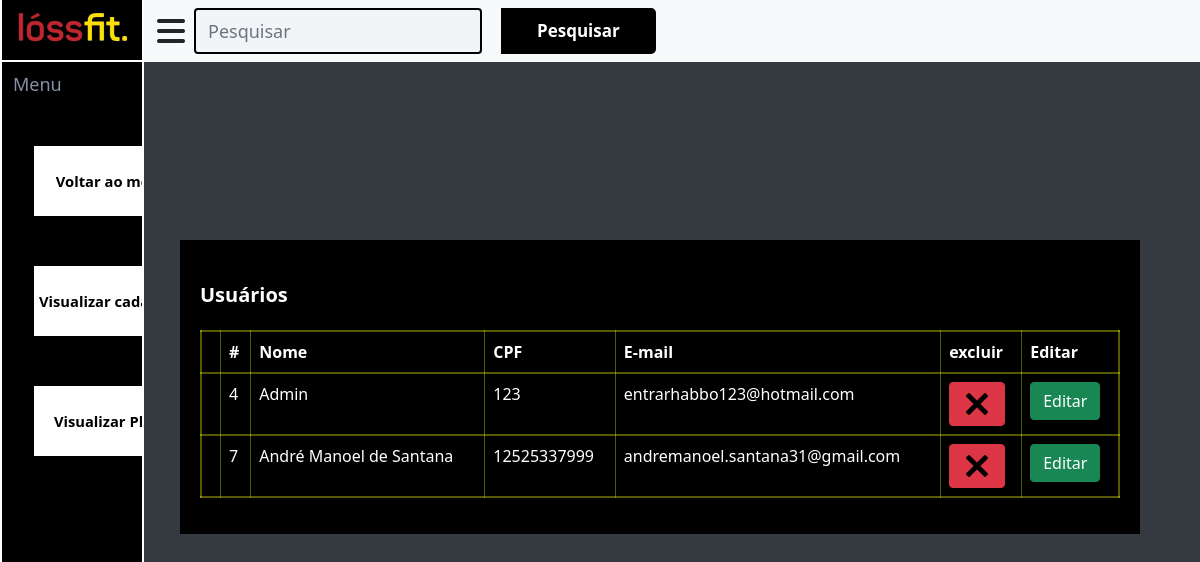
Screenshot of /pages/pg_plano_user.php (signed in) with the database file from the repository.
### tables this page shows
CREATE TABLE `tbl_cadastro` (
  `id_cadastro` int(11) NOT NULL,
  `usuario` varchar(45) DEFAULT NULL,
  `senha` varchar(45) DEFAULT NULL,
  `cpf` varchar(20) DEFAULT NULL,
  `nome` varchar(45) DEFAULT NULL,
  `email` varchar(45) DEFAULT NULL,
  `sexo` varchar(15) DEFAULT NULL,
  `nascimento` varchar(50) DEFAULT NULL,
  `telefone` varchar(45) DEFAULT NULL,
  `telefone_ad` varchar(45) DEFAULT NULL,
  `perm_acesso` varchar(45) DEFAULT NULL,
  `valores` int(11) DEFAULT NULL
);

### pages/pg_plano_user.php (the view, shortened to what this page needs)
<?php
include_once("../inc/connect.php");
?>
<!DOCTYPE html>
<html lang="en">
<head>
    <link href="../css/style_lateral.css" rel="stylesheet" type="text/css">
    <link rel="stylesheet" href="path/to/font-awesome/css/font-awesome.min.css">
    <link href="https://cdn.jsdelivr.net/npm/bootstrap@5.0.2/dist/css/bootstrap.min.css" rel="stylesheet"
>
</head>
<body style="display:flex;justify-content:center;background-color:#343a40!important;">
    <header>
        <div class="nav-top">
            <nav class="div-navv">
                <div class="imgss"></div>
            </nav>
            <nav class="div-nav2">
                <div class="btn">
                    <span onclick="menu_toogle()"><i class="fa-solid fa-bars fa-2xl"></i></span>
                </div>
            </nav>
            <nav class="navbar navbar-light bg-light" style="left:2vw;">
                <div class="container-fluid">
                    <form class="d-flex" method="GET" action="">
                        <div class="input-group">
                            <input type="search" name="nome" class="form-control rounded" placeholder="Pesquisar"
                                aria-label="Search" aria-describedby="search-addon" value="<?php if (isset($_GET['nome_aluno']))
                                    echo $_GET['nome_aluno']; ?>"
                                style="color:black!important;border:2px solid black;" />
                            <button type="submit" class="btn-src">Pesquisar</button>
                        </div>
                    </form>
                </div>
            </nav>
        </div>
    </header>
    <div class="forum_menu">
        <ul>
            <li class="list active">
                <a class="alink">
                    <span class="titulo-menu">Menu</span>
                </a>
            </li>
            <li class="list active " style="display: flex;flex-direction: column;row-gap: 2vh;">
                <a class="alink" href="../index_Apre.php"><span class="titulo"
                        style="cursor:pointer;background-color: white;"> Voltar ao menu </span></a>
            </li>
            <li class="list active " style="display: flex;flex-direction: column;row-gap: 2vh;"><a class="alink"
                    onclick="abrir_cad('cad')"><span class="titulo" style="cursor:pointer;background-color: white;">
                        Visualizar cadastros </span></a>
            </li>
            <li class="list active " style="display: flex;flex-direction: column;row-gap: 2vh;">
                <a class="alink" onclick="abrir_plan('plan')"><span class="titulo"
                        style="cursor:pointer;background-color: white;"> Visualizar Plano </span></a>
            </li>
        </ul>
    </div>
    <div class="tabela" id="cad">
        <p style="margin-top:20px;margin-bottom:20px;font-size:20px;font-weight:700;">Usuários</p>
        <table class="table">
            <thead class="thead-light">
                <tr>
                    <th scope="col"></th>
                    <th scope="col">#</th>
                    <th scope="col">Nome</th>
                    <th scope="col">CPF</th>
                    <th scope="col">E-mail</th>
                    <th scope="col">excluir</th>
                    <th scope="col">Editar</th>
                </tr>
            </thead>
            <tbody>
                <?php
                $pesquisa = "";
                $sql_code = "SELECT * FROM tbl_cadastro WHERE nome LIKE '%$pesquisa%'";
                $sql_query = $conn->query($sql_code) or die("ERRO ao consultar! " . $conn->error);
                if ($sql_query->num_rows == 0) {
                    ?>
                    <tr>
                        <td colspan="3">Nenhum resultado encontrado...</td>
                    </tr>
                <tbody>
                    <?php
                } else {
                    while ($cadastro = $sql_query->fetch_assoc()) {
                        echo "<tr>";
                        echo "<td></td>";
                        echo "<td>" . $cadastro['id_cadastro'] . "</td>";
                        echo "<td>" . $cadastro['nome'] . "</td>";
                        echo "<td>" . $cadastro['cpf'] . "</td>";
                        echo "<td>" . $cadastro['email'] . "</td>";
                        echo "<td>" . '  <a class="btn btn-danger" hhref=../inc/remove_user.php?id=' . $cadastro['id_cadastro'] . "><img  src='..\img\icons8-excluir-30.png'></a>" . "</td>";
                        echo "<td>" . "<button class='btn btn-success' onclick='abrir(" . $cadastro['id_cadastro'] . ")' >Editar</button>" . "</td>";
                        echo "</tr>";
                    }
                }
                ?>
            </tbody>
        </table>
    </div>
</body>
</html>

### css/style_lateral.css (style rules this page uses)
html, body { height: 100%; width: 100%; padding: 0; margin: 0; background-color: #f3f3f4 !important; }
header { position: fixed; top: 0; right: 0; left: 0; display: flex; z-index: 1002; background-color: #f8f9fa; }
.nav-top { display: flex; width: 100%; }
nav { position: relative; left: 0; top: 0; }
.btn-src { color:white!important; background-color: black!important; }
.forum_menu { top: 0; left: 0; height: 100%; position: absolute; background-color: black; width: 12vw; min-width: 12vw; max-width: 12vw; overflow-x: hidden; border-left: 2px solid white; border-right: 2px solid white; background-color: black; }
.forum_menu ul { position: absolute; top: 2vh; left: 0; padding-left: 0; padding-top: 45px; }
.forum_menu ul li { position: relative; list-style: none; width: 100%; min-width:100px; min-height: 60px; }
.forum_menu ul li a { position: relative; display: flex; width: 100%; text-decoration: none; color: #fff; padding-left: 7px; font-size: .92rem; }
.forum_menu ul li a .titulo { line-height: 60px; font-weight: 600; white-space: nowrap; margin: 25px; padding: 5px; }
.titulo-menu { position: absolute; top: 10px; left: 11px; font-size: 18px; color: #8590a5; }
.titulo { display: flex; justify-content: center; align-items: center; width: 100%; color: #000000; }
.imgss { position: relative; top: 0; left: 0; height: 100%; background-repeat: no-repeat; background-image: url(../img/logo.jpg); background-size: cover; background-position: center; }
.div-navv { width: 12vw; height: 100%; border-left: 2px solid white; border-right: 2px solid white; border-bottom: 2px solid white; background-color: black; }
.div-nav2 { display: flex; align-items: center; position: relative; height: 100%; padding: 0; }
.alink { width: 100%; }
.d-flex { position: relative; left: -20px; }
.d-flex input { position: relative; left: -20px; border: none; height: 38px; background-color: #f1f5f7 !important; box-shadow: none !important; }
.tabela { width: 80%; position: absolute; top: 30vh; margin-left: 10vw; padding: 20px; transition: 0.5s; color: white; background-color: #000000; }
table { color: white !important; }
tr { border: 2px solid #ffff0059 !important; }
td { border: 1px solid #ffff0059 !important; }
th { border: 1px solid #ffff0059 !important; }
button { border: 0; outline: none; padding: 10px 36px; font-size: 17px; font-weight: 600; border-radius: 5px; background-color: #a5a5a5; transition: all 0.5s ease; }
.form-control { background: #222!important; color: white!important; font-size: 18px!important; height: 100%!important; outline: 0!important; }

### pages/pg_plano_user.php (style rules this page uses)
#cad { display: block; }
button { border: 0; outline: none; padding: 10px 36px; font-size: 17px; font-weight: 600; border-radius: 5px; background-color: #a5a5a5; transition: all 0.5s ease; }

### rows the page displays
tbl_cadastro: id_cadastro "4", nome "Admin", cpf "123", email "entrarhabbo123@hotmail.com"
tbl_cadastro: id_cadastro "7", nome "André Manoel de Santana", cpf "12525337999", email "andremanoel.santana31@gmail.com"
